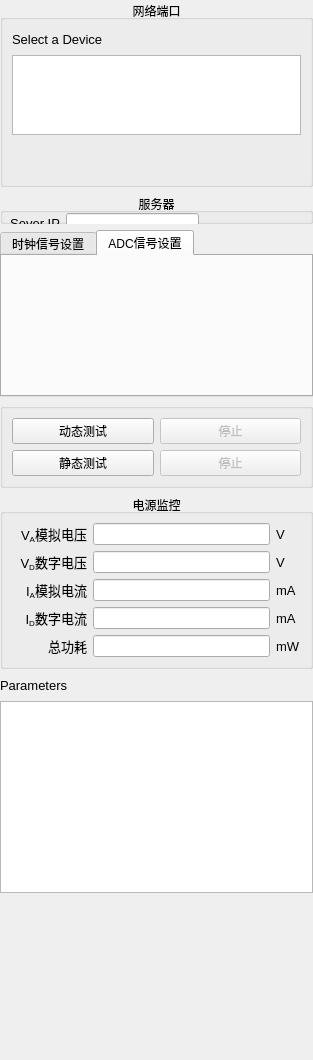
<?xml version="1.0" encoding="UTF-8"?>
<ui version="4.0">
 <class>ControlPanelClass</class>
 <widget class="QWidget" name="ControlPanelClass">
  <property name="geometry">
   <rect>
    <x>0</x>
    <y>0</y>
    <width>313</width>
    <height>1060</height>
   </rect>
  </property>
  <property name="windowTitle">
   <string>Control Panel</string>
  </property>
  <layout class="QVBoxLayout" name="verticalLayout_3">
   <property name="margin">
    <number>0</number>
   </property>
   <item>
    <widget class="QGroupBox" name="groupBox_DeviceList">
     <property name="title">
      <string>网络端口</string>
     </property>
     <property name="alignment">
      <set>Qt::AlignCenter</set>
     </property>
     <layout class="QVBoxLayout" name="verticalLayout">
      <item>
       <layout class="QHBoxLayout" name="horizontalLayout">
        <item>
         <widget class="QLabel" name="labl">
          <property name="font">
           <font>
            <family>Arial</family>
            <pointsize>10</pointsize>
           </font>
          </property>
          <property name="text">
           <string>Select a Device</string>
          </property>
         </widget>
        </item>
        <item>
         <spacer name="horizontalSpacer">
          <property name="orientation">
           <enum>Qt::Horizontal</enum>
          </property>
          <property name="sizeHint" stdset="0">
           <size>
            <width>40</width>
            <height>20</height>
           </size>
          </property>
         </spacer>
        </item>
       </layout>
      </item>
      <item>
       <widget class="QTreeView" name="devicesView">
        <property name="sizePolicy">
         <sizepolicy hsizetype="Expanding" vsizetype="Expanding">
          <horstretch>0</horstretch>
          <verstretch>0</verstretch>
         </sizepolicy>
        </property>
        <property name="maximumSize">
         <size>
          <width>16777215</width>
          <height>80</height>
         </size>
        </property>
        <property name="font">
         <font>
          <family>Arial</family>
          <pointsize>8</pointsize>
         </font>
        </property>
       </widget>
      </item>
      <item>
       <spacer name="verticalSpacer_3">
        <property name="orientation">
         <enum>Qt::Vertical</enum>
        </property>
        <property name="sizeHint" stdset="0">
         <size>
          <width>20</width>
          <height>40</height>
         </size>
        </property>
       </spacer>
      </item>
     </layout>
    </widget>
   </item>
   <item>
    <widget class="QGroupBox" name="groupBox_ServerInfo">
     <property name="title">
      <string>服务器</string>
     </property>
     <property name="alignment">
      <set>Qt::AlignCenter</set>
     </property>
     <widget class="QWidget" name="layoutWidget">
      <property name="geometry">
       <rect>
        <x>10</x>
        <y>20</y>
        <width>189</width>
        <height>48</height>
       </rect>
      </property>
      <layout class="QGridLayout" name="gridLayout">
       <item row="0" column="0">
        <widget class="QLabel" name="labl_26">
         <property name="font">
          <font>
           <family>Arial</family>
           <pointsize>10</pointsize>
          </font>
         </property>
         <property name="text">
          <string>&lt;!DOCTYPE HTML PUBLIC &quot;-//W3C//DTD HTML 4.0//EN&quot; &quot;http://www.w3.org/TR/REC-html40/strict.dtd&quot;&gt;
&lt;html&gt;&lt;head&gt;&lt;meta name=&quot;qrichtext&quot; content=&quot;1&quot; /&gt;&lt;style type=&quot;text/css&quot;&gt;
p, li { white-space: pre-wrap; }
&lt;/style&gt;&lt;/head&gt;&lt;body style=&quot; font-family:'Arial'; font-size:10pt; font-weight:400; font-style:normal;&quot;&gt;
&lt;p style=&quot; margin-top:0px; margin-bottom:0px; margin-left:0px; margin-right:0px; -qt-block-indent:0; text-indent:0px;&quot;&gt;Sever IP&lt;/p&gt;&lt;/body&gt;&lt;/html&gt;</string>
         </property>
         <property name="alignment">
          <set>Qt::AlignRight|Qt::AlignTrailing|Qt::AlignVCenter</set>
         </property>
        </widget>
       </item>
       <item row="0" column="1">
        <widget class="QLineEdit" name="leServerIp"/>
       </item>
       <item row="1" column="0">
        <widget class="QLabel" name="labl_25">
         <property name="font">
          <font>
           <family>Arial</family>
           <pointsize>10</pointsize>
          </font>
         </property>
         <property name="text">
          <string>&lt;!DOCTYPE HTML PUBLIC &quot;-//W3C//DTD HTML 4.0//EN&quot; &quot;http://www.w3.org/TR/REC-html40/strict.dtd&quot;&gt;
&lt;html&gt;&lt;head&gt;&lt;meta name=&quot;qrichtext&quot; content=&quot;1&quot; /&gt;&lt;style type=&quot;text/css&quot;&gt;
p, li { white-space: pre-wrap; }
&lt;/style&gt;&lt;/head&gt;&lt;body style=&quot; font-family:'Arial'; font-size:10pt; font-weight:400; font-style:normal;&quot;&gt;
&lt;p style=&quot; margin-top:0px; margin-bottom:0px; margin-left:0px; margin-right:0px; -qt-block-indent:0; text-indent:0px;&quot;&gt;Port&lt;/p&gt;&lt;/body&gt;&lt;/html&gt;</string>
         </property>
         <property name="alignment">
          <set>Qt::AlignRight|Qt::AlignTrailing|Qt::AlignVCenter</set>
         </property>
        </widget>
       </item>
       <item row="1" column="1">
        <widget class="QLineEdit" name="leServerPort">
         <property name="enabled">
          <bool>true</bool>
         </property>
         <property name="sizePolicy">
          <sizepolicy hsizetype="Expanding" vsizetype="Fixed">
           <horstretch>0</horstretch>
           <verstretch>0</verstretch>
          </sizepolicy>
         </property>
        </widget>
       </item>
      </layout>
     </widget>
    </widget>
   </item>
   <item>
    <widget class="QTabWidget" name="tabWidget">
     <property name="tabPosition">
      <enum>QTabWidget::North</enum>
     </property>
     <property name="tabShape">
      <enum>QTabWidget::Rounded</enum>
     </property>
     <property name="currentIndex">
      <number>1</number>
     </property>
     <widget class="QWidget" name="tab">
      <attribute name="title">
       <string>时钟信号设置</string>
      </attribute>
      <layout class="QVBoxLayout" name="verticalLayout_5">
       <item>
        <widget class="SignalSettingsWidget" name="signalSettingsWidget" native="true">
         <layout class="QGridLayout" name="gridLayout_3">
          <property name="margin">
           <number>0</number>
          </property>
          <property name="spacing">
           <number>0</number>
          </property>
         </layout>
        </widget>
       </item>
      </layout>
     </widget>
     <widget class="QWidget" name="tab_2">
      <attribute name="title">
       <string>ADC信号设置</string>
      </attribute>
      <layout class="QVBoxLayout" name="verticalLayout_4">
       <item>
        <widget class="AdcSettingsWidget" name="adcSettingsWidget" native="true">
         <layout class="QGridLayout" name="gridLayout_2">
          <property name="margin">
           <number>0</number>
          </property>
          <property name="spacing">
           <number>0</number>
          </property>
         </layout>
        </widget>
       </item>
       <item>
        <spacer name="verticalSpacer_2">
         <property name="orientation">
          <enum>Qt::Vertical</enum>
         </property>
         <property name="sizeHint" stdset="0">
          <size>
           <width>20</width>
           <height>40</height>
          </size>
         </property>
        </spacer>
       </item>
      </layout>
     </widget>
    </widget>
   </item>
   <item>
    <widget class="QGroupBox" name="groupBox_3">
     <property name="title">
      <string/>
     </property>
     <property name="alignment">
      <set>Qt::AlignCenter</set>
     </property>
     <layout class="QVBoxLayout" name="verticalLayout_2">
      <item>
       <widget class="QWidget" name="dynamicTestButtons" native="true">
        <layout class="QHBoxLayout" name="horizontalLayout_2">
         <property name="margin">
          <number>0</number>
         </property>
         <item>
          <widget class="QPushButton" name="pushButtonStartDynamicTest">
           <property name="sizePolicy">
            <sizepolicy hsizetype="Preferred" vsizetype="Fixed">
             <horstretch>0</horstretch>
             <verstretch>0</verstretch>
            </sizepolicy>
           </property>
           <property name="text">
            <string>动态测试</string>
           </property>
          </widget>
         </item>
         <item>
          <widget class="QPushButton" name="pushButtonStopDynamicTest">
           <property name="enabled">
            <bool>false</bool>
           </property>
           <property name="text">
            <string>停止</string>
           </property>
          </widget>
         </item>
        </layout>
       </widget>
      </item>
      <item>
       <widget class="QWidget" name="staticTestButtons" native="true">
        <layout class="QHBoxLayout" name="horizontalLayout_4">
         <property name="margin">
          <number>0</number>
         </property>
         <item>
          <widget class="QPushButton" name="pushButtonStartStaticTest">
           <property name="text">
            <string>静态测试</string>
           </property>
          </widget>
         </item>
         <item>
          <widget class="QPushButton" name="pushButtonStopStaticTest">
           <property name="enabled">
            <bool>false</bool>
           </property>
           <property name="text">
            <string>停止</string>
           </property>
          </widget>
         </item>
        </layout>
       </widget>
      </item>
     </layout>
    </widget>
   </item>
   <item>
    <widget class="QGroupBox" name="groupBox_powerStatus">
     <property name="title">
      <string>电源监控</string>
     </property>
     <property name="alignment">
      <set>Qt::AlignCenter</set>
     </property>
     <layout class="QGridLayout" name="gridLayout_8">
      <item row="0" column="0">
       <layout class="QGridLayout" name="gridLayout_9">
        <item row="0" column="0">
         <widget class="QLabel" name="labl_22">
          <property name="font">
           <font>
            <family>Arial</family>
            <pointsize>10</pointsize>
           </font>
          </property>
          <property name="text">
           <string>V&lt;sub&gt;A&lt;/sub&gt;模拟电压</string>
          </property>
          <property name="alignment">
           <set>Qt::AlignRight|Qt::AlignTrailing|Qt::AlignVCenter</set>
          </property>
         </widget>
        </item>
        <item row="0" column="1">
         <widget class="QLineEdit" name="vaLineEdit">
          <property name="enabled">
           <bool>true</bool>
          </property>
          <property name="sizePolicy">
           <sizepolicy hsizetype="Expanding" vsizetype="Fixed">
            <horstretch>0</horstretch>
            <verstretch>0</verstretch>
           </sizepolicy>
          </property>
         </widget>
        </item>
        <item row="1" column="0">
         <widget class="QLabel" name="labl_23">
          <property name="font">
           <font>
            <family>Arial</family>
            <pointsize>10</pointsize>
           </font>
          </property>
          <property name="text">
           <string>V&lt;sub&gt;D&lt;/sub&gt;数字电压</string>
          </property>
          <property name="alignment">
           <set>Qt::AlignRight|Qt::AlignTrailing|Qt::AlignVCenter</set>
          </property>
         </widget>
        </item>
        <item row="2" column="0">
         <widget class="QLabel" name="labl_24">
          <property name="font">
           <font>
            <family>Arial</family>
            <pointsize>10</pointsize>
           </font>
          </property>
          <property name="text">
           <string>I&lt;sub&gt;A&lt;/sub&gt;模拟电流</string>
          </property>
          <property name="alignment">
           <set>Qt::AlignRight|Qt::AlignTrailing|Qt::AlignVCenter</set>
          </property>
         </widget>
        </item>
        <item row="2" column="2">
         <widget class="QLabel" name="labl_29">
          <property name="sizePolicy">
           <sizepolicy hsizetype="Preferred" vsizetype="Preferred">
            <horstretch>0</horstretch>
            <verstretch>0</verstretch>
           </sizepolicy>
          </property>
          <property name="font">
           <font>
            <family>Arial</family>
            <pointsize>10</pointsize>
           </font>
          </property>
          <property name="text">
           <string>mA</string>
          </property>
         </widget>
        </item>
        <item row="0" column="2">
         <widget class="QLabel" name="labl_30">
          <property name="font">
           <font>
            <family>Arial</family>
            <pointsize>10</pointsize>
           </font>
          </property>
          <property name="text">
           <string>V</string>
          </property>
         </widget>
        </item>
        <item row="1" column="1">
         <widget class="QLineEdit" name="vdLineEdit">
          <property name="sizePolicy">
           <sizepolicy hsizetype="Expanding" vsizetype="Fixed">
            <horstretch>0</horstretch>
            <verstretch>0</verstretch>
           </sizepolicy>
          </property>
         </widget>
        </item>
        <item row="1" column="2">
         <widget class="QLabel" name="labl_31">
          <property name="font">
           <font>
            <family>Arial</family>
            <pointsize>10</pointsize>
           </font>
          </property>
          <property name="text">
           <string>V</string>
          </property>
         </widget>
        </item>
        <item row="2" column="1">
         <widget class="QLineEdit" name="iaLineEdit">
          <property name="sizePolicy">
           <sizepolicy hsizetype="Expanding" vsizetype="Fixed">
            <horstretch>0</horstretch>
            <verstretch>0</verstretch>
           </sizepolicy>
          </property>
         </widget>
        </item>
        <item row="5" column="0">
         <spacer name="horizontalSpacer_13">
          <property name="orientation">
           <enum>Qt::Horizontal</enum>
          </property>
          <property name="sizeType">
           <enum>QSizePolicy::Fixed</enum>
          </property>
          <property name="sizeHint" stdset="0">
           <size>
            <width>75</width>
            <height>0</height>
           </size>
          </property>
         </spacer>
        </item>
        <item row="5" column="2">
         <spacer name="horizontalSpacer_14">
          <property name="orientation">
           <enum>Qt::Horizontal</enum>
          </property>
          <property name="sizeType">
           <enum>QSizePolicy::Fixed</enum>
          </property>
          <property name="sizeHint" stdset="0">
           <size>
            <width>20</width>
            <height>0</height>
           </size>
          </property>
         </spacer>
        </item>
        <item row="3" column="0">
         <widget class="QLabel" name="labl_32">
          <property name="font">
           <font>
            <family>Arial</family>
            <pointsize>10</pointsize>
           </font>
          </property>
          <property name="text">
           <string>I&lt;sub&gt;D&lt;/sub&gt;数字电流</string>
          </property>
          <property name="alignment">
           <set>Qt::AlignRight|Qt::AlignTrailing|Qt::AlignVCenter</set>
          </property>
         </widget>
        </item>
        <item row="3" column="1">
         <widget class="QLineEdit" name="idLineEdit">
          <property name="sizePolicy">
           <sizepolicy hsizetype="Expanding" vsizetype="Fixed">
            <horstretch>0</horstretch>
            <verstretch>0</verstretch>
           </sizepolicy>
          </property>
         </widget>
        </item>
        <item row="3" column="2">
         <widget class="QLabel" name="labl_33">
          <property name="font">
           <font>
            <family>Arial</family>
            <pointsize>10</pointsize>
           </font>
          </property>
          <property name="text">
           <string>mA</string>
          </property>
         </widget>
        </item>
        <item row="4" column="0">
         <widget class="QLabel" name="labl_34">
          <property name="font">
           <font>
            <family>Arial</family>
            <pointsize>10</pointsize>
           </font>
          </property>
          <property name="text">
           <string>&lt;!DOCTYPE HTML PUBLIC &quot;-//W3C//DTD HTML 4.0//EN&quot; &quot;http://www.w3.org/TR/REC-html40/strict.dtd&quot;&gt;
&lt;html&gt;&lt;head&gt;&lt;meta name=&quot;qrichtext&quot; content=&quot;1&quot; /&gt;&lt;style type=&quot;text/css&quot;&gt;
p, li { white-space: pre-wrap; }
&lt;/style&gt;&lt;/head&gt;&lt;body style=&quot; font-family:'Arial'; font-size:10pt; font-weight:400; font-style:normal;&quot;&gt;
&lt;p style=&quot; margin-top:0px; margin-bottom:0px; margin-left:0px; margin-right:0px; -qt-block-indent:0; text-indent:0px;&quot;&gt;总功耗&lt;/p&gt;&lt;/body&gt;&lt;/html&gt;</string>
          </property>
          <property name="alignment">
           <set>Qt::AlignRight|Qt::AlignTrailing|Qt::AlignVCenter</set>
          </property>
         </widget>
        </item>
        <item row="4" column="2">
         <widget class="QLabel" name="labl_35">
          <property name="font">
           <font>
            <family>Arial</family>
            <pointsize>10</pointsize>
           </font>
          </property>
          <property name="text">
           <string>mW</string>
          </property>
         </widget>
        </item>
        <item row="4" column="1">
         <widget class="QLineEdit" name="powerLineEdit">
          <property name="sizePolicy">
           <sizepolicy hsizetype="Expanding" vsizetype="Fixed">
            <horstretch>0</horstretch>
            <verstretch>0</verstretch>
           </sizepolicy>
          </property>
         </widget>
        </item>
       </layout>
      </item>
     </layout>
    </widget>
   </item>
   <item>
    <layout class="QHBoxLayout" name="horizontalLayout_5">
     <item>
      <widget class="QLabel" name="labl_2">
       <property name="font">
        <font>
         <family>Arial</family>
         <pointsize>10</pointsize>
        </font>
       </property>
       <property name="text">
        <string>Parameters</string>
       </property>
      </widget>
     </item>
     <item>
      <spacer name="horizontalSpacer_2">
       <property name="orientation">
        <enum>Qt::Horizontal</enum>
       </property>
       <property name="sizeHint" stdset="0">
        <size>
         <width>40</width>
         <height>20</height>
        </size>
       </property>
      </spacer>
     </item>
    </layout>
   </item>
   <item>
    <widget class="QTreeView" name="treeViewTdReport">
     <property name="font">
      <font>
       <family>Arial</family>
       <pointsize>8</pointsize>
      </font>
     </property>
    </widget>
   </item>
   <item>
    <spacer name="verticalSpacer">
     <property name="orientation">
      <enum>Qt::Vertical</enum>
     </property>
     <property name="sizeHint" stdset="0">
      <size>
       <width>20</width>
       <height>40</height>
      </size>
     </property>
    </spacer>
   </item>
  </layout>
 </widget>
 <customwidgets>
  <customwidget>
   <class>AdcSettingsWidget</class>
   <extends>QWidget</extends>
   <header>adcsettingswidget.h</header>
   <container>1</container>
  </customwidget>
  <customwidget>
   <class>SignalSettingsWidget</class>
   <extends>QWidget</extends>
   <header>signalsettingswidget.h</header>
   <container>1</container>
  </customwidget>
 </customwidgets>
 <resources/>
 <connections/>
</ui>
